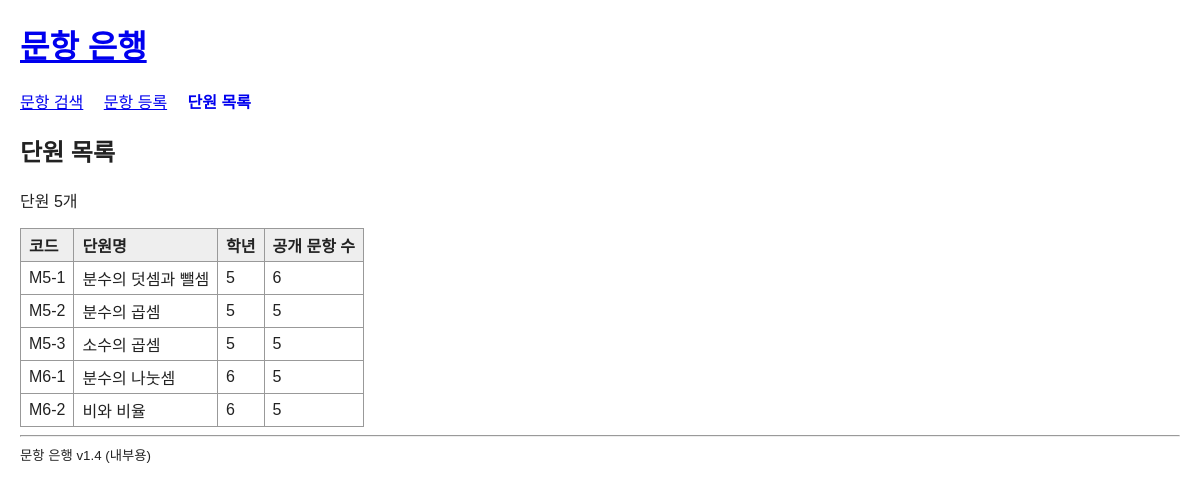
Page /legacy/item-bank-php/units.php on the committed database.
### tables this page shows
CREATE TABLE unit (
  id    INT          NOT NULL,
  code  VARCHAR(16)  NOT NULL,
  name  VARCHAR(100) NOT NULL,
  grade TINYINT      NOT NULL,
  PRIMARY KEY (id),
  UNIQUE KEY uk_unit_code (code)
);

### legacy/item-bank-php/inc/db.php (called while the page is built, shortened)
<?php
function h($s)
{
    return htmlspecialchars((string)$s, ENT_QUOTES | ENT_HTML5, 'UTF-8');
}

### legacy/item-bank-php/units.php (the view, shortened to what this page needs)
<?php
require_once __DIR__ . '/inc/db.php';
require_once __DIR__ . '/inc/layout.php';
render_header('단원 목록', 'units');
try {
    $conn = db_connect();
} catch (RuntimeException $e) {
    echo '<p class="error">' . h($e->getMessage()) . "</p>\n";
    render_footer();
    exit;
}
$sql = "SELECT u.id, u.code, u.name, u.grade,
               (SELECT COUNT(*) FROM item i WHERE i.unit_id = u.id AND i.status = 'A') AS item_count
          FROM unit u
         ORDER BY u.grade ASC, u.code ASC";
$res = $conn->query($sql);
$rows = array();
while ($r = $res->fetch_assoc()) {
    $rows[] = $r;
}
echo '<h2>단원 목록</h2>' . "\n";
echo '<p id="count">단원 ' . count($rows) . '개</p>' . "\n";
echo '<table id="units">' . "\n";
echo "<thead>\n<tr><th>코드</th><th>단원명</th><th>학년</th><th>공개 문항 수</th></tr>\n</thead>\n";
echo "<tbody>\n";
foreach ($rows as $r) {
    echo '<tr>';
    echo '<td>' . h($r['code']) . '</td>';
    echo '<td>' . h($r['name']) . '</td>';
    echo '<td>' . h($r['grade']) . '</td>';
    echo '<td>' . h($r['item_count']) . '</td>';
    echo "</tr>\n";
}
echo "</tbody>\n</table>\n";
render_footer();

### legacy/item-bank-php/inc/layout.php (shortened to what this page needs)
<?php
function render_header($title, $active = '')
{
    $menus = array(
        'search'   => array('search.php',   '문항 검색'),
        'register' => array('register.php', '문항 등록'),
        'units'    => array('units.php',    '단원 목록'),
    );
    echo "<!DOCTYPE html>\n";
    echo "<html lang=\"ko\">\n<head>\n";
    echo "</head>\n<body>\n";
    echo "<header>\n<h1><a href=\"index.php\">문항 은행</a></h1>\n<nav>\n";
    foreach ($menus as $key => $m) {
        $cls = ($key === $active) ? ' class="active"' : '';
        echo '<a href="' . h($m[0]) . '"' . $cls . '>' . h($m[1]) . "</a>\n";
    }
    echo "</nav>\n</header>\n<main>\n";
}
function render_footer()
{
    echo "</main>\n";
    echo "<footer>\n<hr>\n<small>문항 은행 v1.4 (내부용)</small>\n</footer>\n";
    echo "</body>\n</html>\n";
}

### rows in the picture
unit: code "M5-1", name "분수의 덧셈과 뺄셈", grade "5", item_count "6"
unit: code "M5-2", name "분수의 곱셈", grade "5", item_count "5"
unit: code "M5-3", name "소수의 곱셈", grade "5", item_count "5"
unit: code "M6-1", name "분수의 나눗셈", grade "6", item_count "5"
unit: code "M6-2", name "비와 비율", grade "6", item_count "5"

### other values in the picture
$m[1] "문항 검색"
$m[1] "문항 등록"
$m[1] "단원 목록"
count($rows) "5"
